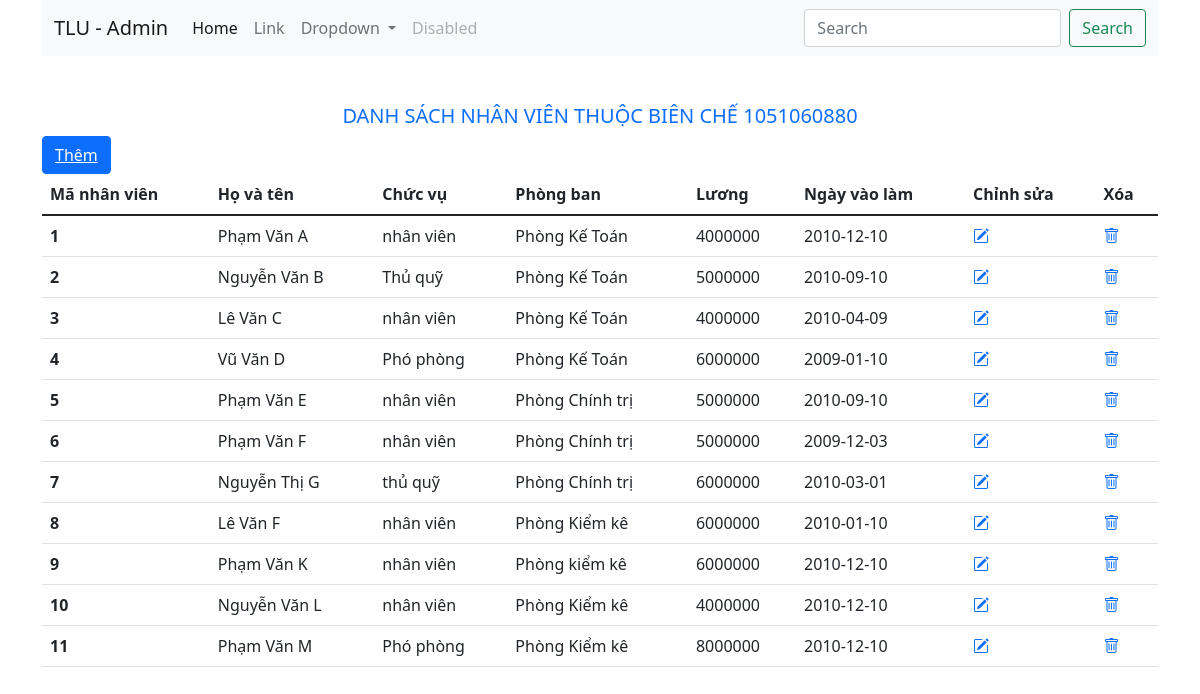
/src/admin.php, run on the app's committed database.
### tables this page shows
CREATE TABLE `nhanvien` (
  `ma_nv` int(10) UNSIGNED NOT NULL,
  `hovaten` varchar(50) NOT NULL,
  `chucvu` varchar(50) DEFAULT NULL,
  `phongban` varchar(50) DEFAULT NULL,
  `luong` float NOT NULL,
  `ngayvaolam` date NOT NULL
);

### src/admin.php (the view, shortened to what this page needs)
<!DOCTYPE html>
<html lang="en">
<head>
    <link rel="stylesheet" href="https://cdn.jsdelivr.net/npm/bootstrap-icons@1.7.2/font/bootstrap-icons.css">
    <link href="https://cdn.jsdelivr.net/npm/bootstrap@5.1.3/dist/css/bootstrap.min.css" rel="stylesheet">
</head>
<body>
    <header>
        <div class="container">
        <nav class="navbar navbar-expand-lg navbar-light bg-light">
            <div class="container-fluid">
                <a class="navbar-brand" href="#">TLU - Admin</a>
                <div class="collapse navbar-collapse" id="navbarSupportedContent">
                <ul class="navbar-nav me-auto mb-2 mb-lg-0">
                    <li class="nav-item">
                    <a class="nav-link active" aria-current="page" href="#">Home</a>
                    </li>
                    <li class="nav-item">
                    <a class="nav-link" href="#">Link</a>
                    </li>
                    <li class="nav-item dropdown">
                    <a class="nav-link dropdown-toggle" href="#" id="navbarDropdown" role="button" data-bs-toggle="dropdown" aria-expanded="false">
                        Dropdown
                    </a>
                    </li>
                    <li class="nav-item">
                    <a class="nav-link disabled">Disabled</a>
                    </li>
                </ul>
                <form class="d-flex">
                    <input class="form-control me-2" type="search" placeholder="Search" aria-label="Search">
                    <button class="btn btn-outline-success" type="submit">Search</button>
                </form>
                </div>
            </div>
            </nav>
        </div>
    </header>
    <main>
    <div class="container">
        <h5 class="text-center text-primary mt-5">DANH SÁCH NHÂN VIÊN THUỘC BIÊN CHẾ 1051060880</h5>
        <div>
            <button class="btn btn-primary"><a href="add_employee.php" style=" color: white">Thêm</a></button>
        </div>
        <table class="table">
            <thead>
                <tr>
                    <th scope="col">Mã nhân viên</th>
                    <th scope="col">Họ và tên</th>
                    <th scope="col">Chức vụ</th>
                    <th scope="col">Phòng ban</th>
                    <th scope="col">Lương</th>
                    <th scope="col">Ngày vào làm</th>
                    <th scope="col">Chỉnh sửa</th>
                    <th scope="col">Xóa</th>
                </tr>
            </thead>
            <tbody>
                <?php
                    $conn = mysqli_connect('localhost','root','','1951060880_employees');
                    $sql = "SELECT * FROM nhanvien";
                    $result = mysqli_query($conn,$sql);
                    if(mysqli_num_rows($result) > 0){
                        while($row = mysqli_fetch_assoc($result)){
                ?>
                            <tr>
                                <th scope="row"><?php echo $row['ma_nv']; ?></th>
                                <td><?php echo $row['hovaten']; ?></td>
                                <td><?php echo $row['chucvu']; ?></td>
                                <td><?php echo $row['phongban']; ?></td>
                                <td><?php echo $row['luong']; ?></td>
                                <td><?php echo $row['ngayvaolam']; ?></td>
                                <td><a href="form_update.php?id=<?php echo $row['ma_nv']; ?>"><i class="bi bi-pencil-square"></i></a></td>
                                <td><a href="delete_employee.php?id=<?php echo $row['ma_nv']; ?>"><i class="bi bi-trash"></i></a></td>
                            </tr>
                <?php
                        }
                    }
                ?>
            </tbody>
            </table>
    </div>
    </main>
</body>
</html>

### data on the page
nhanvien: ma_nv "1", hovaten "Phạm Văn A", chucvu "nhân viên", phongban "Phòng Kế Toán", luong "4000000", ngayvaolam "2010-12-10"
nhanvien: ma_nv "2", hovaten "Nguyễn Văn B", chucvu "Thủ quỹ", phongban "Phòng Kế Toán", luong "5000000", ngayvaolam "2010-09-10"
nhanvien: ma_nv "3", hovaten "Lê Văn C", chucvu "nhân viên", phongban "Phòng Kế Toán", luong "4000000", ngayvaolam "2010-04-09"
nhanvien: ma_nv "4", hovaten "Vũ Văn D", chucvu "Phó phòng", phongban "Phòng Kế Toán", luong "6000000", ngayvaolam "2009-01-10"
nhanvien: ma_nv "5", hovaten "Phạm Văn E", chucvu "nhân viên", phongban "Phòng Chính trị", luong "5000000", ngayvaolam "2010-09-10"
nhanvien: ma_nv "6", hovaten "Phạm Văn F", chucvu "nhân viên", phongban "Phòng Chính trị", luong "5000000", ngayvaolam "2009-12-03"
nhanvien: ma_nv "7", hovaten "Nguyễn Thị G", chucvu "thủ quỹ", phongban "Phòng Chính trị", luong "6000000", ngayvaolam "2010-03-01"
nhanvien: ma_nv "8", hovaten "Lê Văn F", chucvu "nhân viên", phongban "Phòng Kiểm kê", luong "6000000", ngayvaolam "2010-01-10"
nhanvien: ma_nv "9", hovaten "Phạm Văn K", chucvu "nhân viên", phongban "Phòng kiểm kê", luong "6000000", ngayvaolam "2010-12-10"
nhanvien: ma_nv "10", hovaten "Nguyễn Văn L", chucvu "nhân viên", phongban "Phòng Kiểm kê", luong "4000000", ngayvaolam "2010-12-10"
nhanvien: ma_nv "11", hovaten "Phạm Văn M", chucvu "Phó phòng", phongban "Phòng Kiểm kê", luong "8000000", ngayvaolam "2010-12-10"
